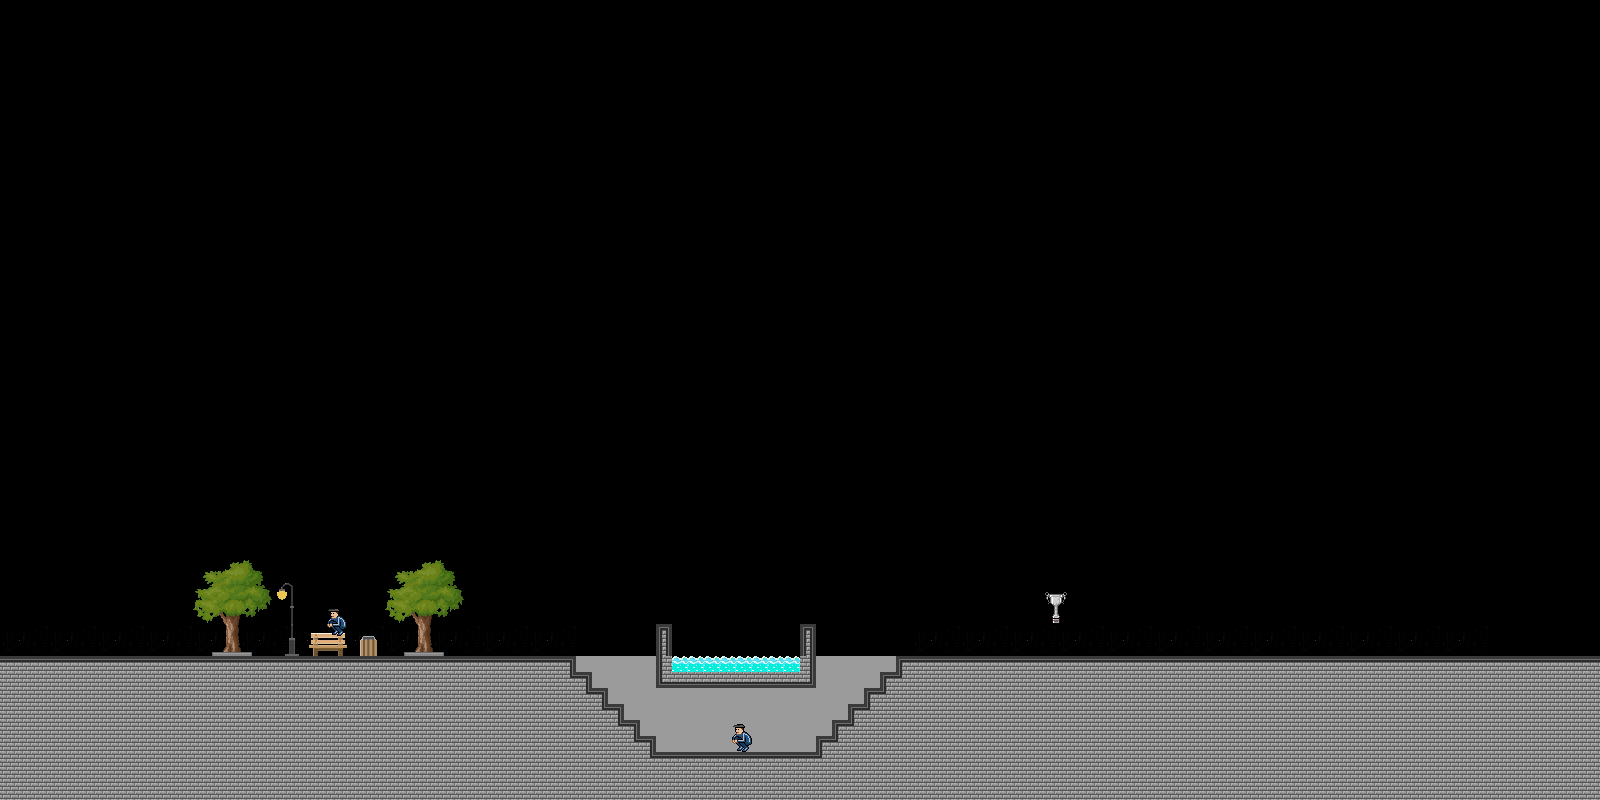

Tiled map render using the project's own tile images. Description and the map definition, with tile-layer contents summarised, below:
An orthogonal 100x50 tile map with 16x16 px tiles, 5 tile layers (bg, m1, m2, m3, ...) and 23 objects (spawn).

<map version="1.0" orientation="orthogonal" renderorder="right-down" width="100" height="50" tilewidth="16" tileheight="16">
 <tileset firstgid="1" name="Style" tilewidth="16" tileheight="16">
  <image source="Style.png" width="1024" height="512" />
 </tileset>
 <layer name="bg" width="100" height="50">
  <data>[5000 cells, 1048 non-empty, 21 distinct tile ids]</data>
 </layer>
 <layer name="m1" width="100" height="50">
  <data>[5000 cells, 83 non-empty, 53 distinct tile ids]</data>
 </layer>
 <layer name="m2" width="100" height="50">
  <data>[5000 cells, 4 non-empty, 4 distinct tile ids]</data>
 </layer>
 <layer name="m3" width="100" height="50">
  <data>[5000 cells, 4 non-empty, 4 distinct tile ids]</data>
 </layer>
 <layer name="fg" width="100" height="50">
  <data>[5000 cells, 0 non-empty, 0 distinct tile ids]</data>
 </layer>
 <objectgroup name="ground">
  <object x="4" y="656">
   <polygon points="0,0 572,0 572,16 588,16 588,32 604,32 604,48 620,48 620,64 636,64 636,80 652,80 652,96 812,96 812,80 828,80 828,64 844,64 844,48 860,48 860,32 876,32 876,16 892,16 892,0 1596,0 1596,140 -4,136" />
  </object>
  <object x="656" y="624">
   <polygon points="0,0 0,64 160,64 160,0 144,0 144,32 16,32 16,0" />
  </object>
 </objectgroup>
 <objectgroup name="spawn">
  <object name="spawn" x="84" y="576">
   <ellipse />
  </object>
 </objectgroup>
 <objectgroup name="finish">
  <object x="1052" y="476" width="8" height="180" />
 </objectgroup>
 <objectgroup name="platforms">
  <object x="312" y="632" width="32" />
  <object x="272" y="592" width="24" />
  <object x="288" y="608" width="8" />
  <object x="228" y="568" width="32" />
  <object x="204" y="572" width="24" />
  <object x="360" y="636" width="16" />
  <object x="396" y="572" width="20" />
  <object x="416" y="564" width="32" />
 </objectgroup>
 <objectgroup name="bugs">
  <object x="244" y="556">
   <ellipse />
  </object>
  <object x="292" y="596">
   <ellipse />
  </object>
  <object x="336" y="600">
   <ellipse />
  </object>
  <object x="624" y="664">
   <ellipse />
  </object>
  <object x="680" y="728">
   <ellipse />
  </object>
  <object x="736" y="700">
   <ellipse />
  </object>
  <object x="792" y="728">
   <ellipse />
  </object>
  <object x="848" y="668">
   <ellipse />
  </object>
  <object x="984" y="612">
   <ellipse />
  </object>
 </objectgroup>
 <objectgroup name="rain" />
 <objectgroup name="lava">
  <object x="328" y="628">
   <polygon points="0,0 0,-8 4,-12 0,-16 4,-20 12,-20 12,-12 20,-4 16,0 16,4 12,8 4,8 8,4" />
  </object>
  <object x="736" y="752">
   <polygon points="0,0 4,-4 0,-8 -4,-12 -4,-16 0,-20 -4,-24 0,-28 8,-28 8,-20 16,-16 16,-8 12,-4 12,0" />
  </object>
 </objectgroup>
</map>
